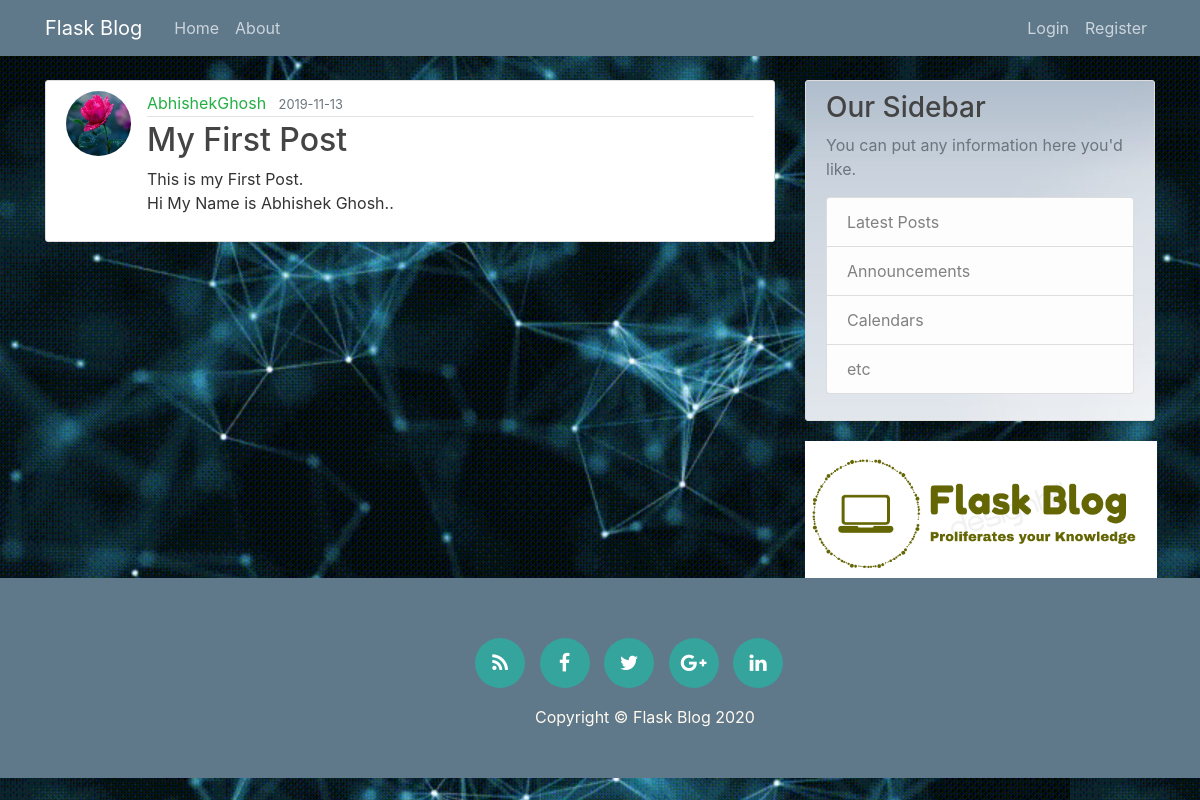
/post/1, run on the app's committed database.
### flaskblog/models.py (models this page shows, shortened)
class User(db.Model, UserMixin):
    id = db.Column(db.Integer, primary_key=True)
    username = db.Column(db.String(20), unique=True, nullable=False)
    email = db.Column(db.String(120), unique=True, nullable=False)
    image_file = db.Column(db.String(20), nullable=False, default='default.jpg')
    password = db.Column(db.String(60), nullable=False)
    posts = db.relationship('Post', backref='author', lazy=True)

class Post(db.Model):
    id = db.Column(db.Integer, primary_key=True)
    title = db.Column(db.String(100), nullable=False)
    date_posted = db.Column(db.DateTime, nullable=False, default=datetime.utcnow)
    content = db.Column(db.Text, nullable=False)
    user_id = db.Column(db.Integer, db.ForeignKey('user.id'), nullable=False)

### flaskblog/posts/routes.py (the view)
@posts.route("/post/<int:post_id>")
def post(post_id):
    post = Post.query.get_or_404(post_id)
    return render_template('post.html', title=post.title, post=post)

### flaskblog/templates/post.html (shortened to what this page needs)
{% extends "layout.html" %}
{% block content %}
  <article class="media content-section">
    <img class="rounded-circle article-img" src="{{ url_for('static', filename='profile_pics/' + post.author.image_file) }}">
    <div class="media-body">
      <div class="article-metadata">
        <a class="mr-2" href="{{ url_for('users.user_posts', username=post.author.username) }}">{{ post.author.username }}</a>
        <small class="text-muted">{{ post.date_posted.strftime('%Y-%m-%d') }}</small>
      </div>
      <h2 class="article-title">{{ post.title }}</h2>
      <p class="article-content">{{ post.content }}</p>
    </div>
  </article>
{% endblock content %}

### flaskblog/static/main.css (style rules this page uses)
body { background: #fafafa; color: #333333; margin-top: 5rem; }
h1, h2, h3, h4, h5, h6 { color: #444444; }
.content-section { background: #ffffff; padding: 10px 20px; border: 1px solid #dddddd; border-radius: 3px; margin-bottom: 20px; }
.article-title { color: #444444; }
.article-content { white-space: pre-line; }
.article-img { height: 65px; width: 65px; margin-right: 16px; }
.article-metadata { padding-bottom: 1px; margin-bottom: 4px; border-bottom: 1px solid #e3e3e3 }

### flaskblog/static/Site.css (style rules this page uses)
a { text-decoration: none; color: #24af44; }

### data on the page
User: image_file (picture), author.username "AbhishekGhosh"
Post: date_posted "2019-11-13", title "My First Post", content "This is my First Post. Hi My Name is Abhishek Ghosh.."
